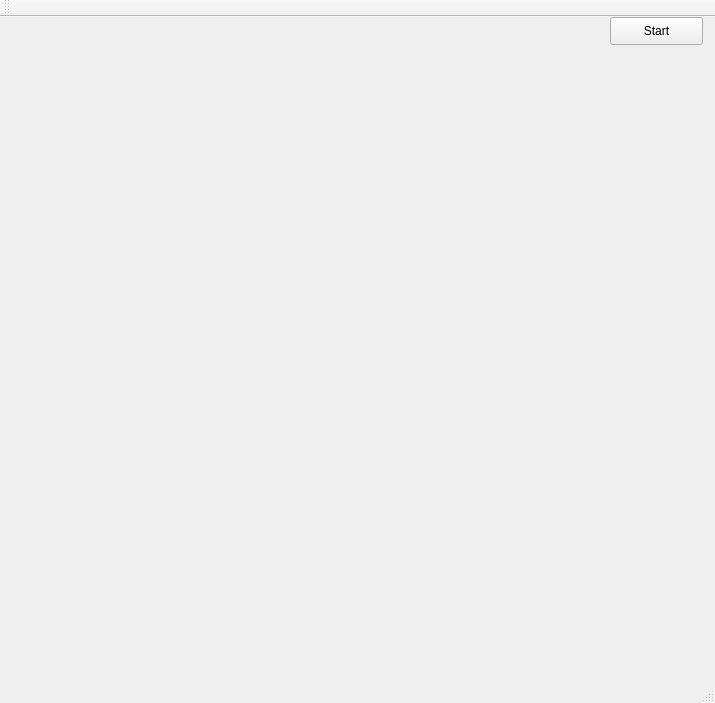
<?xml version="1.0" encoding="UTF-8"?>
<ui version="4.0">
 <class>MainWindow</class>
 <widget class="QMainWindow" name="MainWindow">
  <property name="geometry">
   <rect>
    <x>0</x>
    <y>0</y>
    <width>715</width>
    <height>703</height>
   </rect>
  </property>
  <property name="windowTitle">
   <string>MainWindow</string>
  </property>
  <widget class="QWidget" name="centralWidget">
   <widget class="QPushButton" name="pushButton">
    <property name="geometry">
     <rect>
      <x>610</x>
      <y>0</y>
      <width>93</width>
      <height>28</height>
     </rect>
    </property>
    <property name="text">
     <string>Start</string>
    </property>
   </widget>
   <widget class="QLabel" name="label_2">
    <property name="geometry">
     <rect>
      <x>0</x>
      <y>0</y>
      <width>251</width>
      <height>111</height>
     </rect>
    </property>
    <property name="minimumSize">
     <size>
      <width>251</width>
      <height>111</height>
     </size>
    </property>
    <property name="text">
     <string/>
    </property>
    <property name="pixmap">
     <pixmap resource="Resource.qrc">:/img/car.png</pixmap>
    </property>
   </widget>
  </widget>
  <widget class="QMenuBar" name="menuBar">
   <property name="geometry">
    <rect>
     <x>0</x>
     <y>0</y>
     <width>715</width>
     <height>26</height>
    </rect>
   </property>
  </widget>
  <widget class="QToolBar" name="mainToolBar">
   <attribute name="toolBarArea">
    <enum>TopToolBarArea</enum>
   </attribute>
   <attribute name="toolBarBreak">
    <bool>false</bool>
   </attribute>
  </widget>
  <widget class="QStatusBar" name="statusBar"/>
 </widget>
 <layoutdefault spacing="6" margin="11"/>
 <resources>
  <include location="Resource.qrc"/>
 </resources>
 <connections/>
</ui>
